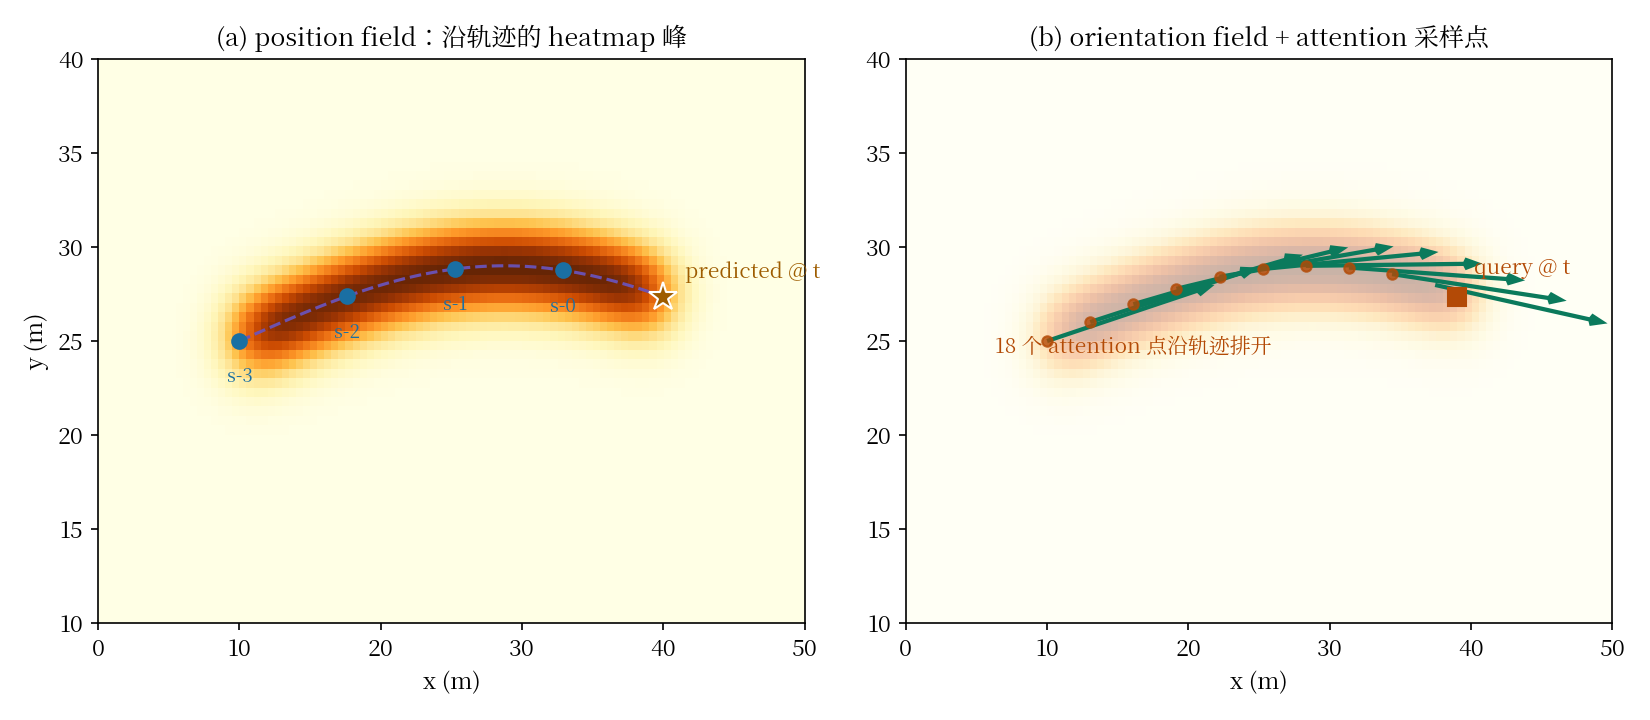

Here is the Python script that generated this plot:
"""轨迹场示意：低维轨迹（position field heatmap + orientation field 箭头）
引导高维特征的注意力采样。左：position field；右：orientation field。
"""
import matplotlib
matplotlib.use("Agg")
import matplotlib.pyplot as plt
import numpy as np

plt.rcParams["mathtext.fontset"] = "cm"
plt.rcParams["font.size"] = 11
plt.rcParams["font.family"] = "sans-serif"
from matplotlib.font_manager import fontManager
fontManager.addfont("/usr/share/fonts/opentype/noto/NotoSerifCJK-Regular.ttc")
plt.rcParams["font.sans-serif"] = ["Noto Serif CJK JP", "DejaVu Sans"]

IN = "#1a6fa3"
OUT = "#9e5c00"
OP = "#0b7a5c"
WIRE = "#6e737b"
ALT = "#6a55c2"

# 构造一条轨迹：从 (10, 25) 到 (40, 25)，轻微弯曲
t = np.linspace(0, 1, 60)
xs = 10 + 30 * t
ys = 25 + 4 * np.sin(t * np.pi * 0.8)

fig, axes = plt.subplots(1, 2, figsize=(11, 4.8), facecolor="white")

# ---------- 左：position field heatmap ----------
ax = axes[0]
gx, gy = np.meshgrid(np.linspace(0, 50, 100), np.linspace(10, 40, 60))
heat = np.zeros_like(gx)
for x0, y0 in zip(xs, ys):
    heat += np.exp(-((gx - x0) ** 2 + (gy - y0) ** 2) / 6.0)
heat /= heat.max()
im = ax.imshow(heat, origin="lower", extent=(0, 50, 10, 40),
               cmap="YlOrBr", vmin=0, vmax=1, aspect="auto")
ax.plot(xs, ys, color=ALT, lw=1.5, ls="--", alpha=0.9)
# 历史观测位置（路侧在 s 时刻看到的）
for i, (x0, y0) in enumerate(zip(xs[::15], ys[::15])):
    ax.plot(x0, y0, "o", color=IN, ms=7)
    ax.text(x0, y0 - 2.2, f"s-{3-i}", ha="center", color=IN, fontsize=9)
# 预测的当前位置
ax.plot(xs[-1], ys[-1], "*", color=OUT, ms=14, mec="white")
ax.text(xs[-1] + 1.5, ys[-1] + 1.0, "predicted @ t", color=OUT, fontsize=10)
ax.set_title("(a) position field：沿轨迹的 heatmap 峰", fontsize=12)
ax.set_xlabel("x (m)")
ax.set_ylabel("y (m)")

# ---------- 右：orientation field 箭头 ----------
ax = axes[1]
ax.imshow(heat, origin="lower", extent=(0, 50, 10, 40),
          cmap="YlOrBr", vmin=0, vmax=1, alpha=0.35, aspect="auto")
# 方向向量
idx = np.arange(0, 60, 6)
dx = np.gradient(xs)[idx]
dy = np.gradient(ys)[idx]
nrm = np.hypot(dx, dy) + 1e-9
ax.quiver(xs[idx], ys[idx], dx / nrm, dy / nrm, color=OP, scale=4.0, width=0.006,
          headlength=4, headwidth=3)
# query 与 attention 采样点
qx, qy = xs[-1] - 1.0, ys[-1]
ax.plot(qx, qy, "s", color="#b34a06", ms=9)
for x0, y0 in zip(xs[idx][:-1], ys[idx][:-1]):
    ax.plot(x0, y0, "o", color="#b34a06", ms=5, alpha=0.8)
ax.text(qx + 1.2, qy + 1.2, "query @ t", color="#b34a06", fontsize=10)
ax.text(xs[12], ys[12] - 2.6, "18 个 attention 点沿轨迹排开",
        ha="center", color="#b34a06", fontsize=10)
ax.set_title("(b) orientation field + attention 采样点", fontsize=12)
ax.set_xlabel("x (m)")

fig.tight_layout()
fig.savefig("/home/hatch/workspace/your_files/paper-xray-100/papers/087-Agent-traf-align/fig-trajectory-field.png",
            dpi=150)
print("saved fig-trajectory-field.png")
